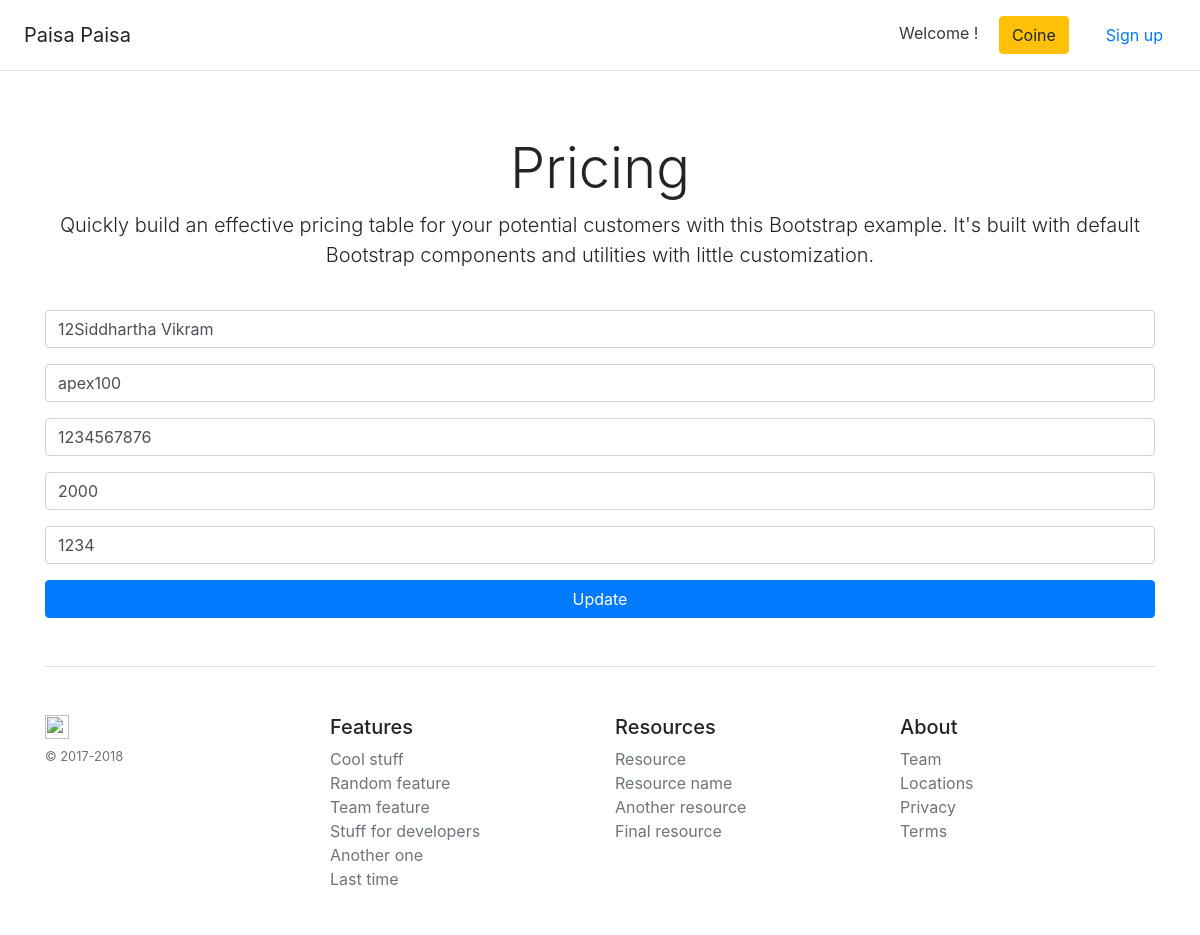
Screenshot of /edit/1 with the database file from the repository.
### models.py (models this page shows, shortened)
class Users(Base):
    __tablename__ = 'user_data'
    id = Column(Integer, primary_key=True)
    name = Column(String(80))
    username = Column(String(80))
    phone = Column(String(120))
    coine = Column(Integer)
    password = Column(String(120))

### app.py (the view)
@app.route('/edit/<int:id>', methods=["POST", "GET"])
def update_record(id):
    if request.method == "POST":
        name = request.form["name"]
        username = request.form["username"]
        phone = request.form["phone"]
        coine = request.form["coine"]
        password = request.form["password"]
        update_flight = Users.query.get(id)
        update_flight.name = name
        update_flight.username = username
        update_flight.phone = phone
        update_flight.coine = coine
        update_flight.password = password
        db_session.commit()
        return redirect("/backend", code=302)
    else:
        new_flight = Users.query.get(id)
        new_flight.name = new_flight.name
        new_flight.username = new_flight.username
        return render_template('update_flight.html', data=new_flight)

### app.py (called while the page is built)
@app.teardown_appcontext
def shutdown_session(exception=None):
    db_session.remove()

### templates/update_flight.html
{% extends 'base.html' %}
{% block content %}
    <form method="POST" id="target">
        <div class="form-group">
            <input type="text" class="form-control" name="name" value="{{ data.name }}">
        </div>
        <div class="form-group">
            <input type="text" class="form-control" name="username" value="{{ data.username }}">
        </div>
        <div class="form-group">
                <input type="text" class="form-control" name="phone" value="{{ data.phone }}">
        </div>
        <div class="form-group">
                <input type="text" class="form-control" name="coine" value="{{ data.coine }}">
            </div>
            <div class="form-group">
                    <input type="text" class="form-control" name="password" value="{{ data.password }}">
                </div>
        <button type="submit" class="btn btn-block btn-primary">Update</button>
    </form>
{% endblock %}

### rows the page displays
Users: name "12Siddhartha Vikram", username "apex100", phone "1234567876", coine "2000", password "1234"
